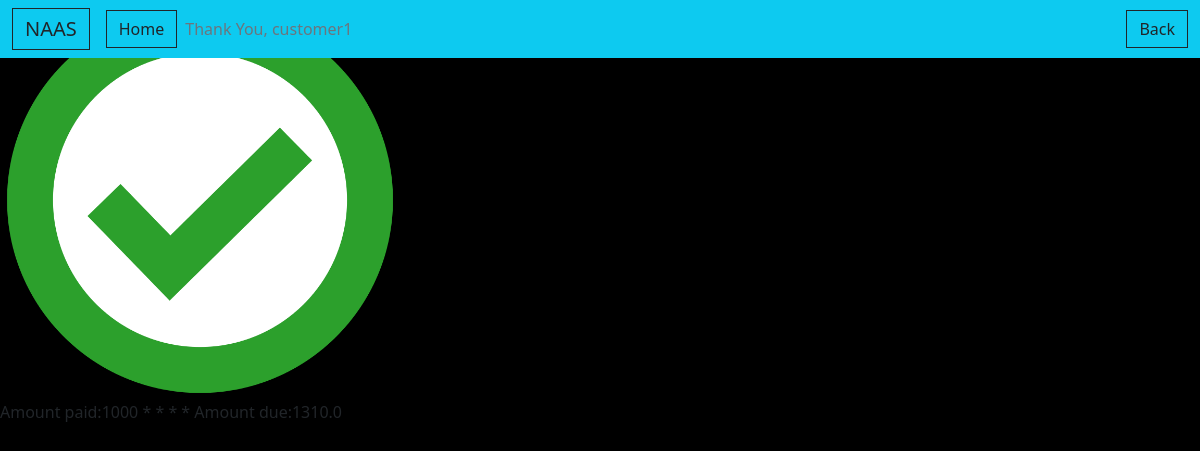
/payment/ (signed in), run on an earlier commit of the app's database.
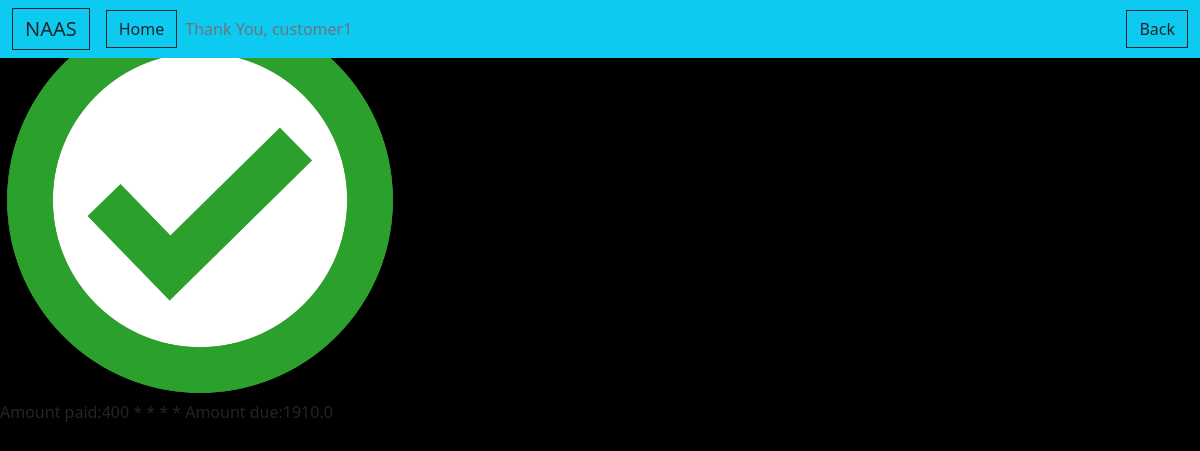
And on a later commit of the database.
### accounts/models.py (models this page shows, shortened)
class Customer(models.Model):
    user = models.OneToOneField(User,null=True, blank = True, on_delete=models.CASCADE)
    name = models.CharField(max_length=200, null= True)
    phone = models.CharField(max_length=200, null=True)
    email = models.CharField(max_length=200)
    profile_pic = models.ImageField(default = "logo.wepg",null=True,blank=True)
    date_created = models.DateTimeField(auto_now_add=True)
    Area= models.CharField(max_length=200)
    door_number= models.IntegerField(null=True)
    no_of_days=models.IntegerField(null=True)
    is_active=models.BooleanField(default=False,null=True)
    bill_option=models.BooleanField(default=False,null=True)
    Amount= models.IntegerField(default=0)
    previous_Amount= models.IntegerField(default=0,blank=True)
    previous2months_Amount= models.IntegerField(default=0,blank=True)

### accounts/views.py (the view)
# urls.py: path('payment/', views.payment, name='payment'),
def payment(request):
    customer=request.user.customer
    subscription, created = Subscription.objects.get_or_create(Customer=customer)
    due=subscription.get_subscription_total-customer.Amount
    customer.previous_Amount=due
    customer.save()
    if customer.previous_Amount > 0:
         customer.is_active=True
    else:
         customer.is_active=False
    customer.save()
    context={'x':customer.Amount,'y':due}
    return render(request, 'accounts/payment.html', context)

### accounts/models.py (called while the page is built)
    @property
    def get_subscription_total(self):
        subscribeitems=self.subscribeitem_set.all()
        total=sum([item.get_total for item in subscribeitems])*30
        return total;

    @property
    def get_total(self):
        total=self.publication.price * self.quantity
        return total

### accounts/templates/accounts/payment.html (shortened to what this page needs)
{% extends 'accounts/main.html' %}
{% load static %}
{% block content %}
<nav class="navbar navbar-expand-lg navbar-blue bg-info fixed-top">
    <div class="container-fluid">
      <a class="btn btn-outline-dark navbar-brand" href="#">
        NAAS
      </a>
      <div class="collapse navbar-collapse" id="navbarNavDropdown">
        <a  class="btn btn-outline-dark" href= "{% url 'buyer' %}">Home</a>
        <ul class="navbar-nav">
          <li class="nav-item">
            <a class="nav-link disabled">Thank You, {{request.user}}</a>
          </li>
        </ul>
      </div>
      <a  class="btn btn-outline-dark" href= "{% url 'cancel' %}"> Back</a>
    </div>
  </nav>
<div class="image-container">
<img src="{% static 'images/G.png'%}"  width="400" height="400">
<div class="image-caption"> Amount paid:{{x}}   * * * *     Amount due:{{y}}</div>
</div>
{% endblock content%}

What changed in the data, as far as the page shows it:
changed Customer: previous_Amount "1310.0" → "1910.0"
Also different on the page:
{{ x }}: "1000" → "400"
